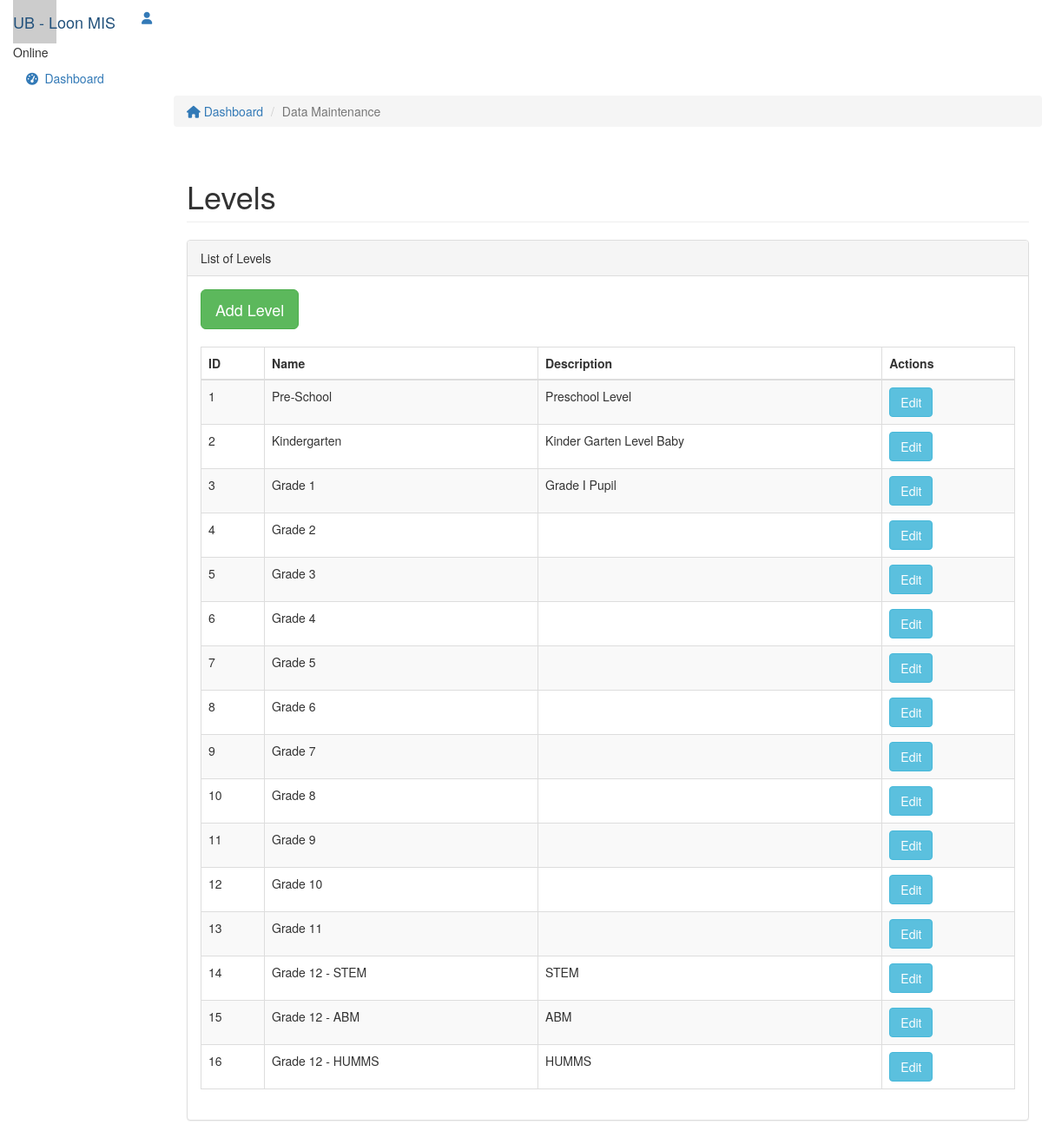
Page /index.php/level on the committed database.
### tables this page shows
CREATE TABLE `levels` (
  `levels_id` int(11) NOT NULL,
  `name` varchar(100) NOT NULL,
  `description` varchar(100) DEFAULT NULL
);

### application/views/layouts/main.php (called while the page is built, shortened)
<?php
$this->load->view('parts/header');
$this->load->view($_view);
?>

### application/controllers/Level.php (called while the page is built, shortened)
<?php
class Level extends CI_Controller{
    function __construct()
    {
        $this->load->model('Level_model');
    }
    function index()
    {
        $data['levels'] = $this->Level_model->get_all_levels();
        $data['page_title'] = 'Levels';
        $data['_view'] = 'level/index';
        $this->load->view('layouts/main',$data);
    }
}

### index.php (called while the page is built, shortened)
<?php
require_once BASEPATH.'core/CodeIgniter.php';

### application/models/Level_model.php (called while the page is built, shortened)
<?php
class Level_model extends CI_Model
{
    function get_all_levels()
    {
        $this->db->order_by('levels_id', 'ASC');
        return $this->db->get('levels')->result_array();
    }
}

### application/views/level/index.php (the view, shortened to what this page needs)
<div class="col-sm-9 col-sm-offset-3 col-lg-10 col-lg-offset-2 main">
		<div class="row">
			<ol class="breadcrumb">
				<li><a href="#">
					<em class="fa fa-home"></em> Dashboard
				</a></li>
				<li class="active">Data Maintenance</li>
			</ol>
		</div>
		<div class="row">
			<div class="col-lg-12">
				<h1 class="page-header">Levels</h1>
			</div>
		</div>
		<div class="row">
			<div class="col-lg-12">
				<div class="panel panel-default">
					<div class="panel-heading">List of Levels</div>
					<div class="panel-body">
						<div class="table-responsive">
							<div>
								<a href="<?php echo site_url('level/add'); ?>" class="btn btn-success btn-lg">Add Level</a>
							</div>
							<br>
								<table class="table table-striped table-bordered table-level-list">
									<thead>
								    <tr>
										<th>ID</th>
										<th>Name</th>
										<th>Description</th>
										<th>Actions</th>
								    </tr>
								</thead>
								<tbody>
									<?php foreach($levels as $l){ ?>
								    <tr>
										<td><?php echo $l['levels_id']; ?></td>
										<td><?php echo $l['name']; ?></td>
										<td><?php echo $l['description']; ?></td>
										<td>
								            <a href="<?php echo site_url('level/edit/'.$l['levels_id']); ?>" class="btn btn-info btn-md">Edit</a>
								        </td>
								    </tr>
									<?php } ?>
									</tbody>
								</table>
							</div>
						</div>
					</div>
				</div>
			</div>
	</div>

### rows in the picture
levels: levels_id "1", name "Pre-School", description "Preschool Level"
levels: levels_id "2", name "Kindergarten", description "Kinder Garten Level Baby"
levels: levels_id "3", name "Grade 1", description "Grade I Pupil"
levels: levels_id "4", name "Grade 2"
levels: levels_id "5", name "Grade 3"
levels: levels_id "6", name "Grade 4"
levels: levels_id "7", name "Grade 5"
levels: levels_id "8", name "Grade 6"
levels: levels_id "9", name "Grade 7"
levels: levels_id "10", name "Grade 8"
levels: levels_id "11", name "Grade 9"
levels: levels_id "12", name "Grade 10"
levels: levels_id "13", name "Grade 11"
levels: levels_id "14", name "Grade 12 - STEM", description "STEM"
levels: levels_id "15", name "Grade 12 - ABM", description "ABM"
levels: levels_id "16", name "Grade 12 - HUMMS", description "HUMMS"
